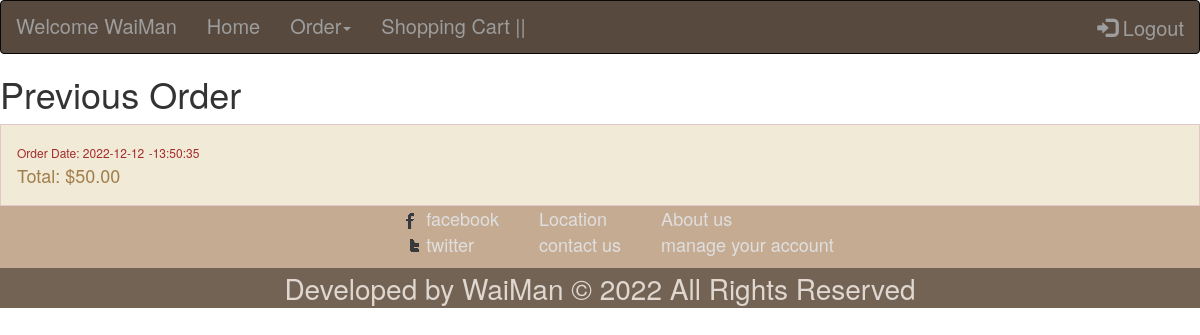
/history.php (signed in), run on the app's committed database.
### tables this page shows
CREATE TABLE `invoice` (
  `invoice_id` int(255) NOT NULL,
  `total` double(10,2) NOT NULL,
  `date` date NOT NULL,
  `time` time NOT NULL,
  `id` int(100) NOT NULL
);

### history.php (the view, shortened to what this page needs)
<?php
include('includes/header.php');
?>
<link rel="stylesheet" href="style/history_style.css">
<h1>Previous Order</h1>
<?php
$sql="SELECT * FROM invoice WHERE id=$acc_id";
$result= mysqli_query($conn,$sql);
  $count = mysqli_num_rows($result);
  if($count>0){
  while($rows=mysqli_fetch_assoc($result)){
                $date=$rows['date'];
                $time=$rows['time'];
                $total=$rows['total'];
?>
<button class="section">
<span class="date">Order Date: <?php echo $date;?></span>
    <span class="date">-<?php echo $time;?></span>
    <div class="total">Total: $<?php echo $total;?></div>
</button>
<?php
  }
}
else{
    ?>
    <div class="fooditem"><?php echo 'You do not have previous order'?></div>
    <?php
}
?>
<?php include('includes/footer.php'); ?>

### style/cart_style.css (style rules this page uses)
.total { color: #8e755e; font-size: 27px; }

### style.css (style rules this page uses)
html { scroll-behavior: smooth; }

### style/history_style.css (style rules this page uses)
.date { font-size: 12px; color: brown; }
.total { font-size: 18px; color: rgb(161, 125, 75); }
.section { background-color: rgb(240, 234, 214); color: rgb(91, 67, 46); cursor: pointer; padding: 16px; width: 100%; text-align: left; outline: none; font-size: 16px; border: 1px solid rgb(228, 200, 200); transition: 0.7s; }

### data on the page
invoice: date "2022-12-12", time "13:50:35", total "50.00"

### other printed values
$fname "WaiMan"
